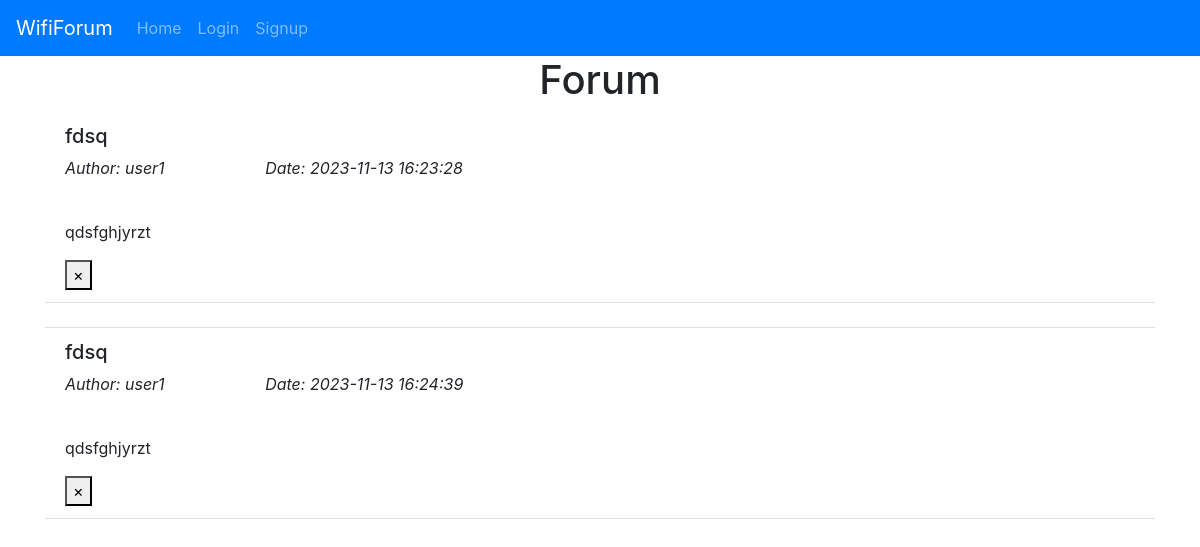
Page /forum on the committed database.
### website/models.py (models this page shows)
class Post(db.Model):
    id = db.Column(db.Integer, primary_key=True)
    username = db.Column(db.String(150))
    title = db.Column(db.String(255))
    content = db.Column(db.Text)
    date = db.Column(db.DateTime(timezone=True), default=func.now())
    user_id = db.Column(db.Integer, db.ForeignKey('user.id'))

### website/views.py (the view)
@view.route('/forum', methods=['GET'])
def forum():
    username = request.form.get('username')
    user = User.query.filter_by(username=username).first()
    posts = Post.query.order_by(Post.date)
    users = User.query
    return render_template('forum.html', user=current_user, posts=posts)

### website/templates/forum.html
{% extends "base.html" %} {% block title %}Forum{% endblock %} {% block
    content%}
    <h1 align="center">Forum</h1>
    <ul class="list-group list-group-flush" id="notes">
      {% for post in posts %}
      <li class="list-group-item">
        <h5>{{ post.title }}</h5>
        <p> <i>Author: {{ post.username }} &emsp;&emsp;&emsp;&emsp;&emsp;&emsp;Date: {{post.date}} </i></p>
        <br>
        <p>{{ post.content }}</p>
        <button type="button" class="" onClick="deletePost({{ post.id }})">
            <span aria-hidden="true">&times;</span>
          </button>
      </li>
      <br />{% endfor %}
    </ul>
    {% endblock %}

### rows in the picture
Post: title "fdsq", username "user1", date "2023-11-13 16:23:28", content "qdsfghjyrzt"
Post: title "fdsq", username "user1", date "2023-11-13 16:24:39", content "qdsfghjyrzt"
